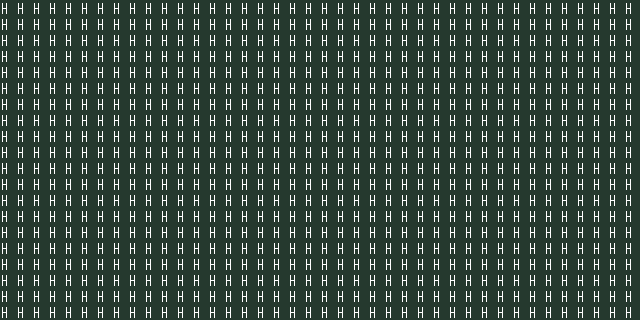

Below is a game level as drawn by its tile map, then a one-line description and the .tmx file that defines it, in full:
An orthogonal 40x20 tile map with 16x16 px tiles, 1 tile layer (prototype).

<map version="1.10" tiledversion="1.10.2" orientation="orthogonal" renderorder="right-down" width="40" height="20" tilewidth="16" tileheight="16" infinite="0" nextlayerid="9" nextobjectid="1">
 <tileset firstgid="110" source="HiddenJungle_TSX.tsx" />
 <layer id="1" name="prototype" width="40" height="20">
  <data encoding="csv">
206,206,206,206,206,206,206,206,206,206,206,206,206,206,206,206,206,206,206,206,206,206,206,206,206,206,206,206,206,206,206,206,206,206,206,206,206,206,206,206,
206,206,206,206,206,206,206,206,206,206,206,206,206,206,206,206,206,206,206,206,206,206,206,206,206,206,206,206,206,206,206,206,206,206,206,206,206,206,206,206,
206,206,206,206,206,206,206,206,206,206,206,206,206,206,206,206,206,206,206,206,206,206,206,206,206,206,206,206,206,206,206,206,206,206,206,206,206,206,206,206,
206,206,206,206,206,206,206,206,206,206,206,206,206,206,206,206,206,206,206,206,206,206,206,206,206,206,206,206,206,206,206,206,206,206,206,206,206,206,206,206,
206,206,206,206,206,206,206,206,206,206,206,206,206,206,206,206,206,206,206,206,206,206,206,206,206,206,206,206,206,206,206,206,206,206,206,206,206,206,206,206,
206,206,206,206,206,206,206,206,206,206,206,206,206,206,206,206,206,206,206,206,206,206,206,206,206,206,206,206,206,206,206,206,206,206,206,206,206,206,206,206,
206,206,206,206,206,206,206,206,206,206,206,206,206,206,206,206,206,206,206,206,206,206,206,206,206,206,206,206,206,206,206,206,206,206,206,206,206,206,206,206,
206,206,206,206,206,206,206,206,206,206,206,206,206,206,206,206,206,206,206,206,206,206,206,206,206,206,206,206,206,206,206,206,206,206,206,206,206,206,206,206,
206,206,206,206,206,206,206,206,206,206,206,206,206,206,206,206,206,206,206,206,206,206,206,206,206,206,206,206,206,206,206,206,206,206,206,206,206,206,206,206,
206,206,206,206,206,206,206,206,206,206,206,206,206,206,206,206,206,206,206,206,206,206,206,206,206,206,206,206,206,206,206,206,206,206,206,206,206,206,206,206,
206,206,206,206,206,206,206,206,206,206,206,206,206,206,206,206,206,206,206,206,206,206,206,206,206,206,206,206,206,206,206,206,206,206,206,206,206,206,206,206,
206,206,206,206,206,206,206,206,206,206,206,206,206,206,206,206,206,206,206,206,206,206,206,206,206,206,206,206,206,206,206,206,206,206,206,206,206,206,206,206,
206,206,206,206,206,206,206,206,206,206,206,206,206,206,206,206,206,206,206,206,206,206,206,206,206,206,206,206,206,206,206,206,206,206,206,206,206,206,206,206,
206,206,206,206,206,206,206,206,206,206,206,206,206,206,206,206,206,206,206,206,206,206,206,206,206,206,206,206,206,206,206,206,206,206,206,206,206,206,206,206,
206,206,206,206,206,206,206,206,206,206,206,206,206,206,206,206,206,206,206,206,206,206,206,206,206,206,206,206,206,206,206,206,206,206,206,206,206,206,206,206,
206,206,206,206,206,206,206,206,206,206,206,206,206,206,206,206,206,206,206,206,206,206,206,206,206,206,206,206,206,206,206,206,206,206,206,206,206,206,206,206,
206,206,206,206,206,206,206,206,206,206,206,206,206,206,206,206,206,206,206,206,206,206,206,206,206,206,206,206,206,206,206,206,206,206,206,206,206,206,206,206,
206,206,206,206,206,206,206,206,206,206,206,206,206,206,206,206,206,206,206,206,206,206,206,206,206,206,206,206,206,206,206,206,206,206,206,206,206,206,206,206,
206,206,206,206,206,206,206,206,206,206,206,206,206,206,206,206,206,206,206,206,206,206,206,206,206,206,206,206,206,206,206,206,206,206,206,206,206,206,206,206,
206,206,206,206,206,206,206,206,206,206,206,206,206,206,206,206,206,206,206,206,206,206,206,206,206,206,206,206,206,206,206,206,206,206,206,206,206,206,206,206
</data>
 </layer>
</map>
